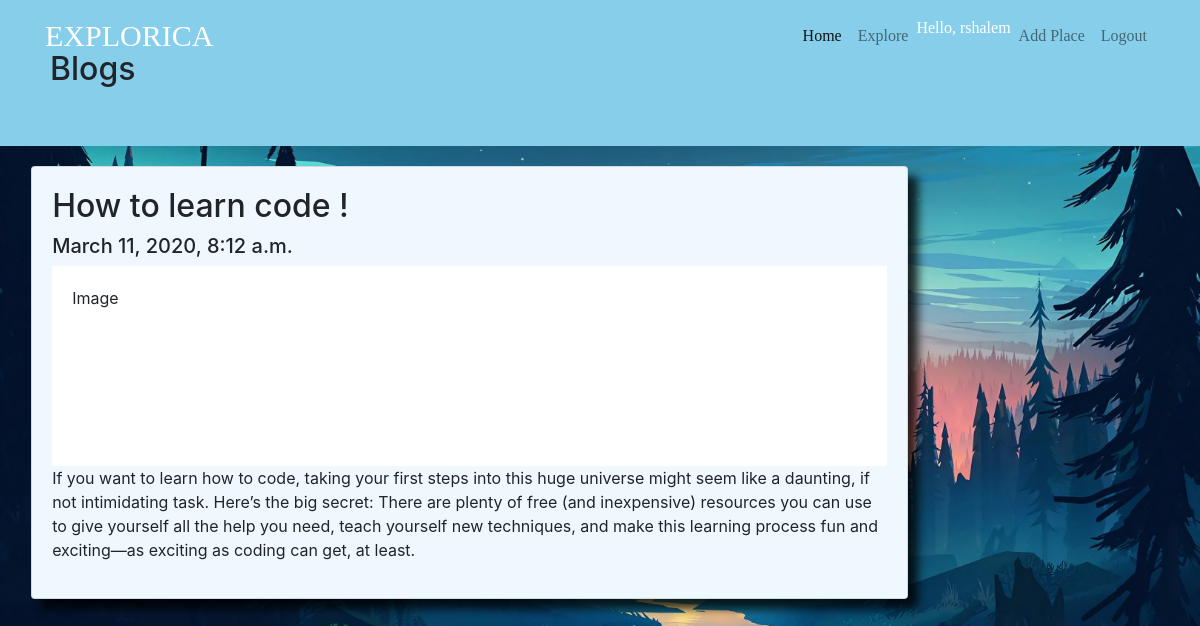
The page /blog/how-to-learn-code/ (signed in) on the database its author committed.
### blog/models.py (models this page shows, shortened)
class Article(models.Model):
    article_image = models.ImageField(upload_to='images/', blank=True)
    article_title = models.CharField(max_length=50)
    user = models.ForeignKey(User, related_name='author', default=1, on_delete=models.CASCADE)
    article_about = models.TextField()
    slug = models.SlugField(unique=True, default=2)
    date_published = models.DateTimeField(auto_now_add=True)

### blog/views.py (the view)
# urls.py: path('<slug>/', views.blog_detail, name='detail-blog'),
def blog_detail(request, slug):
    single_blog = Article.objects.get(slug=slug)
    return render(request, 'blog/blog_detail.html', {'single_blog': single_blog})

### blog/templates/blog/blog_detail.html
{% extends 'main/base.html' %}
{% block content %}
    <div class="header">
      <h2> Blogs </h2>
    </div>
    <div class="row">
      <div class="leftcolumn">
        <div class="card">
          <h2>{{ single_blog.article_title }}</h2>
          <h5>{{ single_blog.date_published }}</h5>
          <div class="fakeimg" style="height:200px;">Image</div>
          <p>{{ single_blog.article_about }}</p>
        </div>
      </div>
    </div>
{% endblock %}

### main/templates/main/includes/navbar.html (shortened to what this page needs)
    <nav class="navbar navbar-expand-lg navbar-light fixed-top">
        <div class="container">
              <a class="navbar-brand" href="{% url 'main:homepage' %}">EXPLORICA</a>
                  <div class="collapse navbar-collapse" id="navbarSupportedContent">
                    <ul class="navbar-nav ml-auto">
                      <li class="nav-item active">
                        <a class="nav-link" href="#">Home </a>
                      </li>
                      <li class="nav-item">
                        <a class="nav-link" href="{% url 'main:explore' %}">Explore</a>
                      </li>
                      {% if user.is_authenticated %}
                          <li class="nav-item">
                              Hello, {{ user.username }}
                          </li>
                          <li class="nav-item">
                            <a class="nav-link" href="#">Add Place</a>
                          </li>
                          <li class="nav-item">
                            <a class="nav-link" href="{% url 'main:logout' %}">Logout</a>
                          </li>
                      {% endif %}
                    </ul>
                  </div>
        </div>
    </nav>

### main/static/main/style.css (style rules this page uses)
.navbar .navbar-brand { font-size: 30px; font-family: 'Baron Neue Bold'; color: white; }
.nav-item { font-family: 'Baron Neue Bold'; color: white; }
body { background-image: url("images/c.jpg"); background-size: cover ; }
.card { margin-top:15%; margin-left: 5%; position:relative; transition: 3s; box-shadow: 10px 10px 10px rgba(0,0,0,0.8); }
.header { padding: 50px; font-size: 40px; text-align: left; background: skyblue; }
.leftcolumn { float: left; width: 75%; }
.fakeimg { background-color: white; width: 100%; padding: 20px; }
.card { background-color: aliceblue; padding: 20px; margin-top: 20px; }

### rows shown on the page
Article: article_title "How to learn code !", date_published "March 11, 2020, 8:12 a.m.", article_about "If you want to learn how to code, taking your first steps into this huge universe might seem like a daunting, if not intimidating task. Here’s the big secret: There are plenty of free (and inexpensive) resources you can use to give yourself all the help you need, teach yourself new techniques, and make this learning process fun and exciting—as exciting as coding can get, at least."

### other values the page prints
{{ user.username }} "rshalem"
